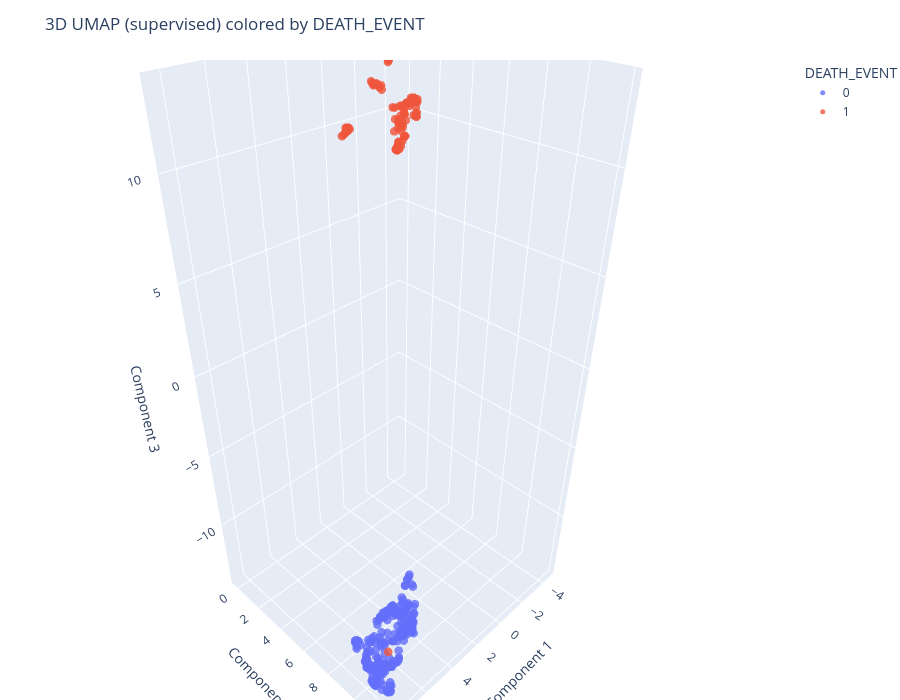

The notebook cell this image was saved under:
### Markdown cell above
<a id="umap-supervised"></a>
### UMAP (Supervised)

### Code cell
umap_sup = u.UMAP(n_components=3, n_neighbors=10, target_weight=0.7, random_state=SEED)
X_umap_sup = umap_sup.fit_transform(X_p_reduced, y)

df_umap_sup = pd.DataFrame(X_umap_sup, columns=["UMAP_SUP_1", "UMAP_SUP_2", "UMAP_SUP_3"])
joblib.dump(df_umap_sup, "../outputs/dim_red/embeddings/X_umap_supervised.pkl")

df_umap_sup[TARGET_COL] = y.values

joblib.dump(df_umap_sup, os.path.join(OUTPUT_DIR, 'df_umap_supervised.pkl'))
plot_3d(X_umap_sup, y, algorithm="UMAP (supervised)")

### Figure 1 — Plotly figure (JSON) as saved in the notebook; plotly's stock layout.template omitted (floating-point values rounded to 4 significant figures; data arrays with more than 128 entries replaced by an {"elided": "..."} marker saying what was removed)
{"data": [{"hovertemplate": "<b>DEATH_EVENT</b>: 0<br>Component 1: %{x:.3f}<br>Component 2: %{y:.3f}<br>Component 3: %{z:.3f}<extra></extra>", "marker": {"line": {"width": 0}, "opacity": 0.8, "size": 5}, "mode": "markers", "name": "0", "type": "scatter3d", "x": {"elided": "203 float values"}, "y": {"elided": "203 float values"}, "z": {"elided": "203 float values"}}, {"hovertemplate": "<b>DEATH_EVENT</b>: 1<br>Component 1: %{x:.3f}<br>Component 2: %{y:.3f}<br>Component 3: %{z:.3f}<extra></extra>", "marker": {"line": {"width": 0}, "opacity": 0.8, "size": 5}, "mode": "markers", "name": "1", "type": "scatter3d", "x": [-4.244, -1.038, -2.084, -3.682, -4.063, -4.654, -1.707, -2.077, -2.22, -4.541, -4.537, -1.38, -1.141, -0.9738, -1.627, -1.537, -1.135, -1.41, -4.064, -3.809, -1.343, -4.346, -3.474, -1.716, -1.703, -4.152, -1.905, -4.572, -4.621, -1.07, -1.832, -4.397, -1.715, -1.623, -3.372, -4.043, -1.165, -1.65, -2.215, -4.031, -1.167, -1.159, -4.319, -1.265, -1.42, -1.415, -2.802, -1.801, -4.19, -4.558, -1.292, -1.811, -1.323, -4.027, -1.664, -4.068, -1.299, -1.501, -1.563, -3.804, -1.892, -1.808, -1.362, -3.955, -1.366, -3.73, -3.658, -1.879, -2.149, -4.261, -4.054, -3.977, -1.936, -3.473, -3.78, -3.884, -1.696, -1.692, -1.963, -3.849, -0.4935, -0.5498, -3.973, -0.5525, -0.6986, 6.738, -3.142, -0.7669, -3.045, -0.8046, -3.934, -0.9039, -0.7656, -0.4479, -0.7158, -0.8471], "y": [1.097, 1.65, 2.321, 1.34, 1.388, 0.7125, 2.794, 2.263, 2.055, 0.805, 0.9656, 2.88, 1.678, 1.632, 2.586, 2.73, 1.537, 2.997, 1.422, 1.128, 2.887, 0.9458, 1.219, 2.802, 2.406, 1.334, 2.642, 0.6566, 0.6918, 1.46, 2.326, 1.08, 2.718, 2.629, 1.415, 1.168, 1.705, 2.441, 2.057, 1.432, 1.486, 2.838, 0.9857, 2.778, 2.849, 1.785, 1.675, 2.379, 1.358, 0.5923, 1.779, 2.67, 1.837, 1.492, 1.935, 1.477, 1.764, 2.921, 2.894, 1.071, 2.741, 2.632, 2.896, 1.471, 2.889, 1.105, 0.9442, 2.359, 2.101, 0.5903, 1.268, 1.57, 2.744, 0.917, 0.7147, 0.818, 1.94, 1.94, 2.746, 1.447, 0.3814, 0.4008, 0.6843, 0.3384, 0.2873, 10.31, 0.8727, -0.03527, 0.8328, -0.09318, 0.7512, 0.1106, -0.1864, 0.3449, -0.2444, 0.002373], "z": [10.83, 12.12, 10.67, 10.6, 10.83, 10.61, 10.49, 9.121, 9.312, 10.65, 10.56, 10.62, 12.13, 12.19, 9.349, 9.646, 12.04, 10.45, 10.04, 10.62, 10.38, 10.64, 10.22, 9.705, 9.205, 10.09, 10.27, 10.59, 10.62, 12.22, 9.273, 10.35, 9.464, 9.465, 9.999, 10.82, 12.15, 9.247, 9.379, 10.1, 12.1, 10.27, 10.77, 10.78, 10.65, 11.85, 9.669, 9.141, 10.18, 10.66, 11.99, 10.52, 12.06, 10.04, 13.01, 10.87, 11.96, 10.48, 10.56, 10.68, 9.835, 10.53, 10.78, 10.73, 10.73, 10.7, 10.55, 9.167, 9.243, 10.46, 10.07, 10.78, 9.874, 10.56, 10.45, 10.09, 13.07, 13.07, 9.856, 10.77, 10.05, 10.04, 10.23, 10.01, 9.965, -12.57, 10.53, 9.676, 10.55, 9.62, 10.09, 9.822, 9.522, 10.04, 9.462, 9.716]}], "layout": {"height": 700, "legend": {"itemsizing": "trace", "title": {"text": "DEATH_EVENT"}}, "margin": {"b": 0, "l": 0, "r": 0, "t": 60}, "scene": {"xaxis": {"title": {"text": "Component 1"}}, "yaxis": {"title": {"text": "Component 2"}}, "zaxis": {"title": {"text": "Component 3"}}}, "title": {"text": "3D UMAP (supervised) colored by DEATH_EVENT"}, "width": 900}}
